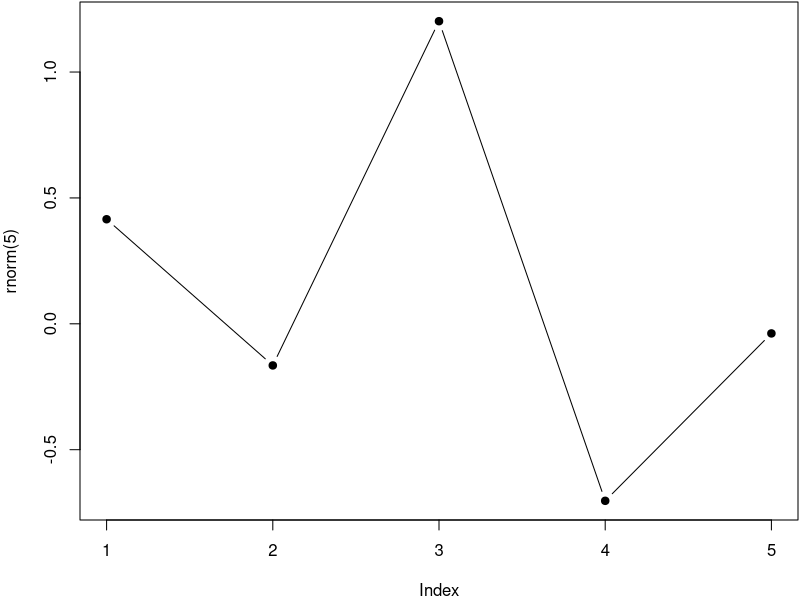

Write the R code that produced this figure.
## ---- chunk 1
par(mar = c(4, 4, .1, .1))
plot(rnorm(5), type = "b", pch = 19)
## ---- chunk 2
knitr::kable(
  head(iris, 20), caption = 'Here is a nice table!',
  booktabs = TRUE
)
## ---- chunk 3
# automatically create a bib database for R packages
knitr::write_bib(c(
  .packages(), 'bookdown', 'knitr', 'rmarkdown'
), 'packages.bib')
